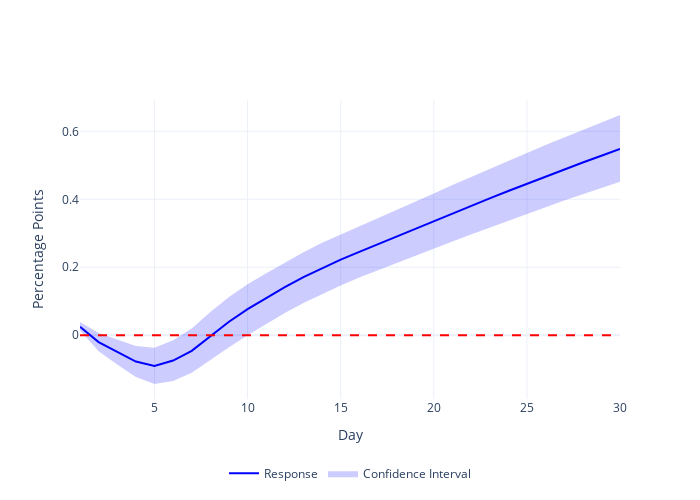

Source (notebook cell):
### Code cell
inflation_exchange = plot_irf(irf_inf_fx, y_axis_name='Percentage Points')
inflation_exchange.write_image('./images/inflation_exchange.png', format='png', scale=3)

### Figure 1 — Plotly figure (JSON) as saved in the notebook; plotly's stock layout.template omitted (floating-point values rounded to 4 significant figures)
{"data": [{"line": {"color": "blue"}, "mode": "lines", "name": "Response", "type": "scatter", "x": [1, 2, 3, 4, 5, 6, 7, 8, 9, 10, 11, 12, 13, 14, 15, 16, 17, 18, 19, 20, 21, 22, 23, 24, 25, 26, 27, 28, 29, 30], "y": [0.02525, -0.02017, -0.0487, -0.07743, -0.0901, -0.07445, -0.04579, -0.001944, 0.03982, 0.07704, 0.1104, 0.1418, 0.1711, 0.1977, 0.2224, 0.2453, 0.268, 0.2907, 0.314, 0.3368, 0.3591, 0.381, 0.4028, 0.4245, 0.4459, 0.4669, 0.4878, 0.5084, 0.5283, 0.5481]}, {"fill": "toself", "fillcolor": "rgba(0, 0, 255, 0.2)", "hoverinfo": "skip", "line": {"color": "rgba(255,255,255,0)"}, "name": "Confidence Interval", "type": "scatter", "x": [1, 2, 3, 4, 5, 6, 7, 8, 9, 10, 11, 12, 13, 14, 15, 16, 17, 18, 19, 20, 21, 22, 23, 24, 25, 26, 27, 28, 29, 30, 30, 29, 28, 27, 26, 25, 24, 23, 22, 21, 20, 19, 18, 17, 16, 15, 14, 13, 12, 11, 10, 9, 8, 7, 6, 5, 4, 3, 2, 1], "y": [0.01453, -0.04677, -0.08601, -0.1231, -0.1436, -0.1344, -0.1103, -0.07185, -0.03536, -1.21e-05, 0.03397, 0.0658, 0.09506, 0.1213, 0.1466, 0.1696, 0.1913, 0.2127, 0.2339, 0.255, 0.2758, 0.2966, 0.3169, 0.3373, 0.3572, 0.3771, 0.3964, 0.415, 0.4331, 0.4513, 0.6482, 0.6266, 0.6048, 0.5826, 0.5597, 0.5362, 0.5131, 0.4896, 0.4657, 0.4418, 0.4173, 0.3928, 0.3686, 0.3442, 0.3203, 0.2967, 0.272, 0.2446, 0.2148, 0.1826, 0.1499, 0.1127, 0.06849, 0.02017, -0.01481, -0.03683, -0.03129, -0.01147, 0.006986, 0.03905]}, {"line": {"color": "red", "dash": "dash"}, "mode": "lines", "showlegend": false, "type": "scatter", "x": [1, 30], "y": [0, 0]}], "layout": {"height": 500, "legend": {"orientation": "h", "x": 0.5, "xanchor": "center", "y": -0.2, "yanchor": "top"}, "width": 700, "xaxis": {"title": {"text": "Day"}}, "yaxis": {"title": {"text": "Percentage Points"}}}}
